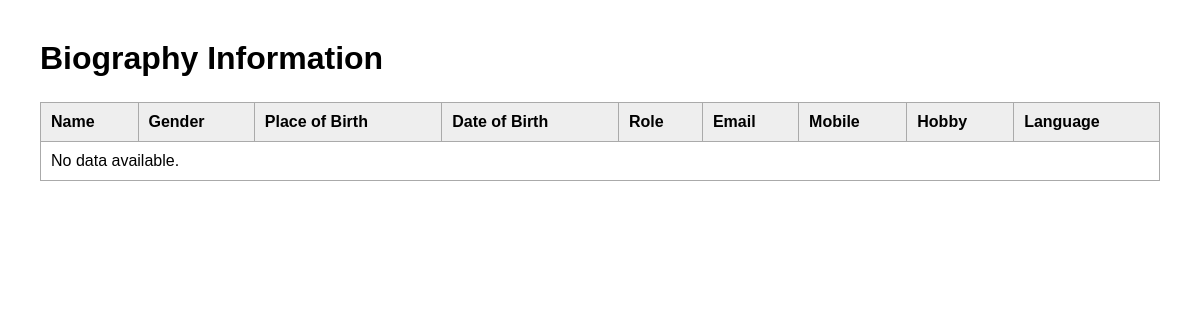
The page /coffee/biography/ on the database as committed earlier.
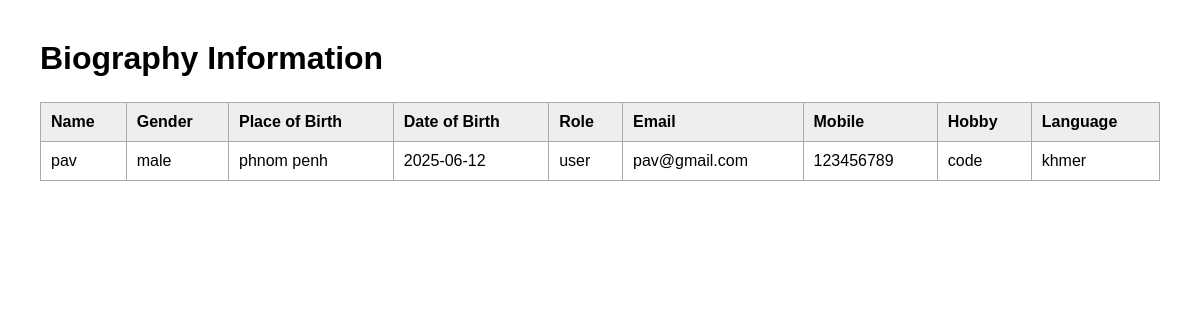
The same page on the database as committed later.
### coffeeapp/models.py (models this page shows, shortened)
class biography(models.Model):
    name = models.CharField(max_length=255)
    gender = models.CharField(max_length=100)
    place_of_birth = models.CharField(max_length=255)
    data_birth = models.DateTimeField()
    role =models.CharField(max_length=255)
    email = models.EmailField()
    mobile = models.IntegerField()
    hobby = models.CharField(max_length=255)
    language = models.CharField(max_length=255)

### coffeeapp/views.py (the view)
# urls.py: path('biography/', views.Biography_views,name='biography'),
def Biography_views(request):
    Biography = biography.objects.all()
    return render(request, 'biography.html', {'biography':Biography})

### coffeeapp/templates/biography.html (shortened to what this page needs)
<!DOCTYPE html>
<html lang="en">
<head>
</head>
<body>
    <h1>Biography Information</h1>
    <table>
        <thead>
            <tr>
                <th>Name</th>
                <th>Gender</th>
                <th>Place of Birth</th>
                <th>Date of Birth</th>
                <th>Role</th>
                <th>Email</th>
                <th>Mobile</th>
                <th>Hobby</th>
                <th>Language</th>
            </tr>
        </thead>
        <tbody>
            {% for item in biography %}
            <tr>
                <td>{{ item.name }}</td>
                <td>{{ item.gender }}</td>
                <td>{{ item.place_of_birth }}</td>
                <td>{{ item.data_birth|date:"Y-m-d" }}</td>
                <td>{{ item.role }}</td>
                <td>{{ item.email }}</td>
                <td>{{ item.mobile }}</td>
                <td>{{ item.hobby }}</td>
                <td>{{ item.language }}</td>
            </tr>
            {% empty %}
            <tr>
                <td colspan="9">No data available.</td>
            </tr>
            {% endfor %}
        </tbody>
    </table>
</body>
</html>

Rows that differ between the two databases and show on the page:
added biography: name "pav", gender "male", place_of_birth "phnom penh", data_birth "2025-06-12", role "user", email "pav@gmail.com", mobile "123456789", hobby "code", language "khmer"
Other text that changed with them:
text no longer shown: "No data available."
